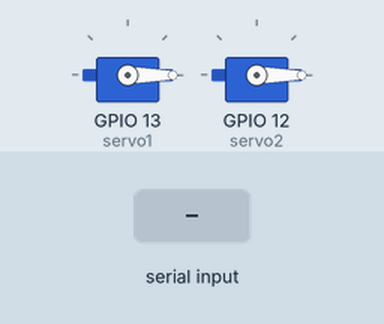
Simulated run of this sketch. Board: ESP32. On the bench: 2 × servo. The inputs (shaded band) are chosen by the test bench. Nothing arrives over Bluetooth unless stated.

Above: at 2.2 s.
2.3 s: "1" received over the second serial link
At 4.2 s:
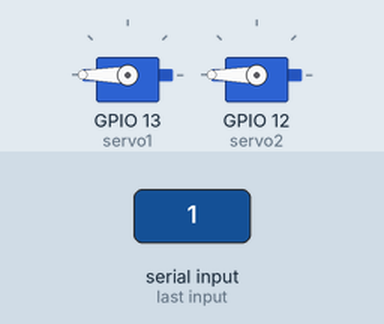
5.3 s: "0" received over the second serial link
At 5.57 s:
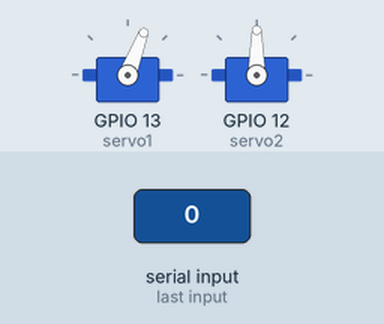
Timing chart, 0 to 8.3 s (numbered marks = the images above; inputs shaded):
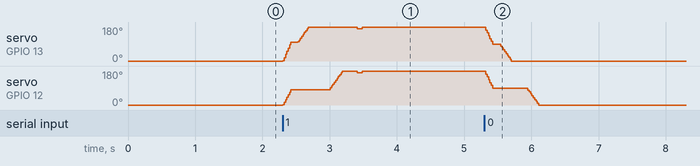

The sketch:

05___________.ino
```cpp
// ========================================
// 05. 블루투스 역동적 변신 (확확 움직임!) ✅ 성공
// ========================================
// 밋밋함 탈출! 역동성의 3비결 적용:
//   1) 동시 동작 (moveBoth) - 여러 서보 함께 확!
//   2) 빠른 속도 (speed=2)  - 확! 튀어나옴
//   3) 반동/오버슈트 (snapTo) - 목표보다 더 갔다 돌아옴
//
// 핸드폰: '1'=변신, '0'=복귀 (Serial Bluetooth Terminal 앱)
// 배선: 서보1=P13, 서보2=P12
// ========================================

#include <ESP32Servo.h>
#include "BluetoothSerial.h"

BluetoothSerial SerialBT;
Servo servo1;
Servo servo2;

void slowMove(Servo &s, int from, int to, int speed) {
  if (from < to) for (int a=from; a<=to; a++){ s.write(a); delay(speed); }
  else           for (int a=from; a>=to; a--){ s.write(a); delay(speed); }
}

// 두 서보를 "동시에" (역동성 핵심!)
void moveBoth(int s1from, int s1to, int s2from, int s2to, int speed) {
  int steps = 60;
  for (int i = 0; i <= steps; i++) {
    servo1.write(s1from + (s1to - s1from) * i / steps);
    servo2.write(s2from + (s2to - s2from) * i / steps);
    delay(speed);
  }
}

// 반동 효과 (살짝 넘었다 돌아옴 = 생동감)
void snapTo(Servo &s, int from, int to) {
  int over = to + (to > from ? 15 : -15);
  slowMove(s, from, over, 2);
  slowMove(s, over, to, 12);
}

void transformToRobot() {
  SerialBT.println(">> 변신 시작!");
  moveBoth(0, 100, 0, 80, 2);
  delay(100);
  snapTo(servo1, 100, 180);
  delay(80);
  snapTo(servo2, 80, 180);
  servo1.write(170); servo2.write(170); delay(70);
  servo1.write(180); servo2.write(180);
  SerialBT.println(">> 로봇 모드 완성!");
}

void transformToCar() {
  SerialBT.println(">> 자동차로 복귀!");
  moveBoth(180, 90, 180, 90, 2);
  delay(100);
  snapTo(servo1, 90, 0);
  snapTo(servo2, 90, 0);
  SerialBT.println(">> 자동차 모드 완성!");
}

void setup() {
  SerialBT.begin("Robot_Bumblebee");
  servo1.attach(13);
  servo2.attach(12);
  servo1.write(0);
  servo2.write(0);
  delay(1000);
  SerialBT.println("준비 완료! '1'=변신, '0'=복귀");
}

void loop() {
  if (SerialBT.available()) {
    char cmd = SerialBT.read();
    if (cmd == '1') transformToRobot();
    else if (cmd == '0') transformToCar();
  }
}
```

Measured:
- after the input at 5.3 s, servo on GPIO 13 (servo1): moves from 180° to 0° over 0.40 s, starting at once; servo on GPIO 12 (servo2): moves from 180° to 0° over 0.80 s, starting at once
